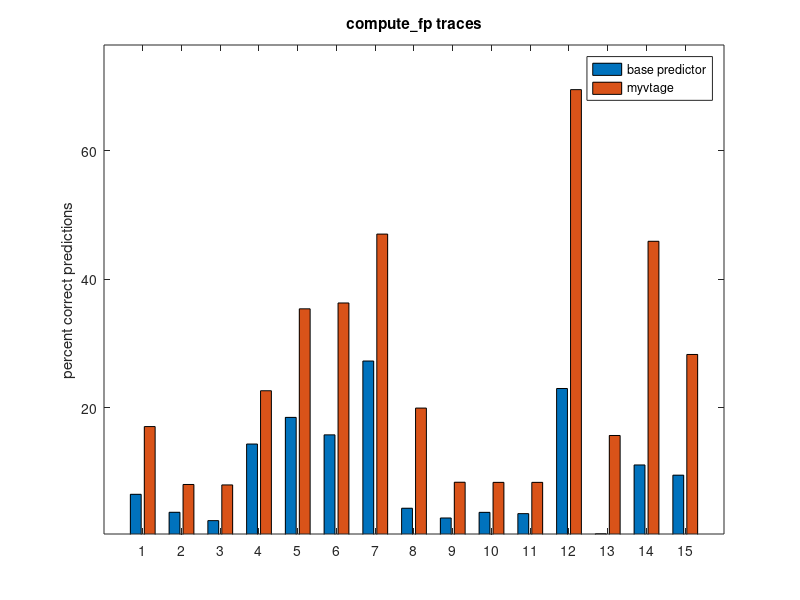
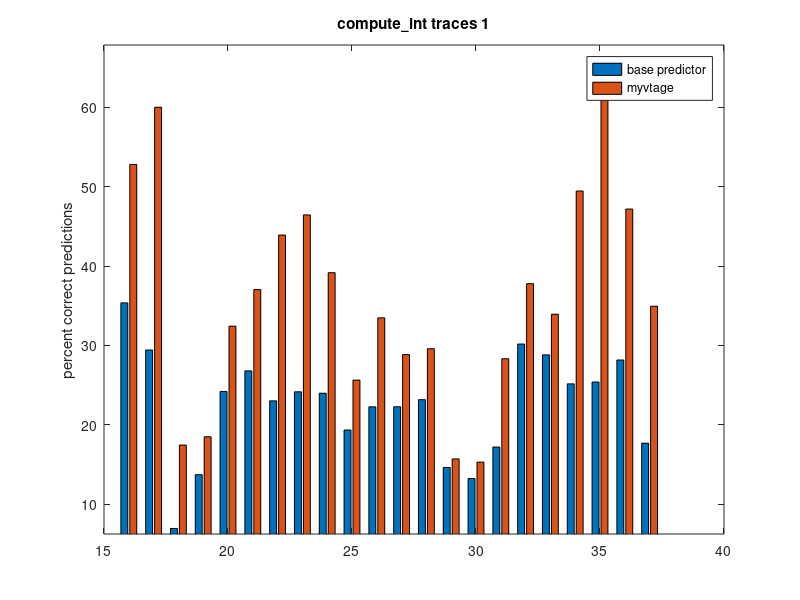
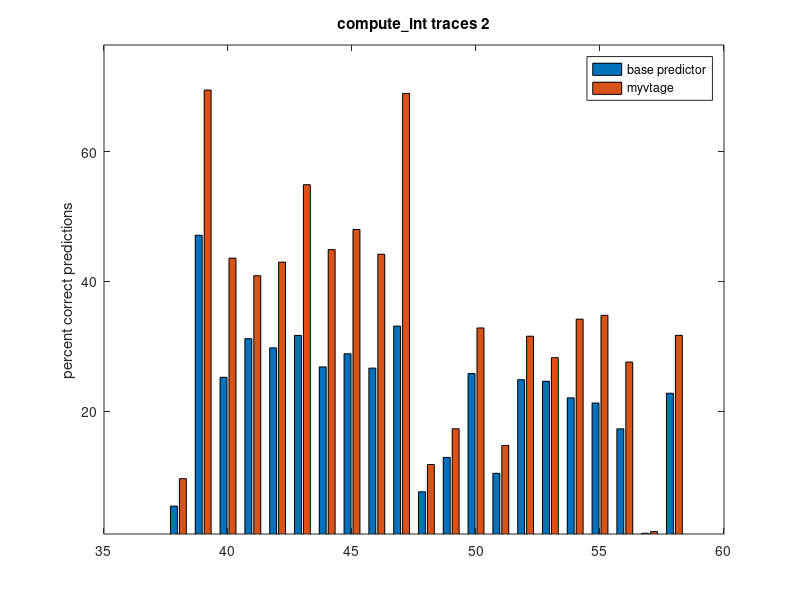
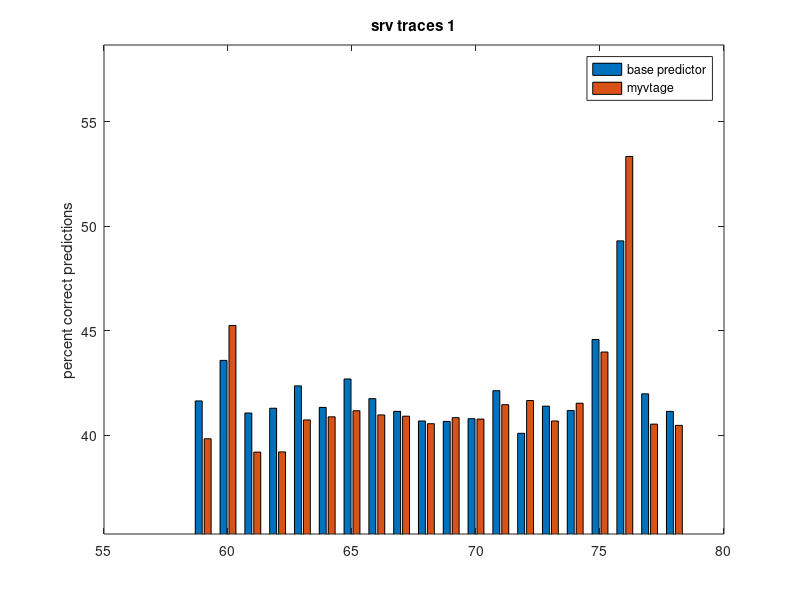

These figures' MATLAB source, in order:
clear all
data = csvread('results.csv');
data = data(:,2:3);
ind = data(:,2) != 0;
data = data(ind,:);
data = 100-data;
compute_fp = data(1:15,:);
compute_int = data(16:58,:);
srv = data(59:end,:);
srvsize = size(srv,1);
figarray = zeros(1,7);
axarray = zeros(1,7);
for i=1:7
  figarray(i) = figure;
end

figure(figarray(1));
ind = 1:15;
axarray(1) = gca;
bar(ind,compute_fp);
mx = max(max(compute_fp));
mn = min(min(compute_fp));
ylim([mn*.9 mx*1.1]);
title('compute\_fp traces');

figure(figarray(2));
ind = 16:37;
axarray(2) = gca;
bar(ind,compute_int(1:22,:));
mx = max(max(compute_int(1:22,:)));
mn = min(min(compute_int(1:22,:)));
ylim([mn*.9 mx*1.1]);
title('compute\_int traces 1');

figure(figarray(3));
ind = 38:58;
axarray(3) = gca;
bar(ind,compute_int(23:43,:));
mx = max(max(compute_int(23:43,:)));
mn = min(min(compute_int(23:43,:)));
ylim([mn*.9 mx*1.1]);
title('compute\_int traces 2');

figure(figarray(4));
ind = 59:78;
axarray(4) = gca;
bar(ind,srv(1:20,:));
mx = max(max(srv(1:20,:)));
mn = min(min(srv(1:20,:)));
ylim([mn*.9 mx*1.1]);
title('srv traces 1');

figure(figarray(5));
ind = 79:98;
axarray(5) = gca;
bar(ind,srv(21:40,:));
mx = max(max(srv(21:40,:)));
mn = min(min(srv(21:40,:)));
ylim([mn*.9 mx*1.1]);
title('srv traces 2');

figure(figarray(6));
ind = 99:118;
axarray(6) = gca;
bar(ind,srv(41:60,:));
mx = max(max(srv(41:60,:)));
mn = min(min(srv(41:60,:)));
ylim([mn*.9 mx*1.1]);
title('srv traces 3');


figure(figarray(7));
ind = 119:134;
axarray(7) = gca;
bar(ind,srv(61:76,:));
mx = max(max(srv(61:76,:)));
mn = min(min(srv(61:76,:)));
ylim([mn*.9 mx*1.1]);
title('srv traces 4');

for i=1:7
  figure(figarray(i));
  axes(axarray(i));
  legend({'base predictor','myvtage'});
  ylabel('percent correct predictions');
  
end
avg = sum(data)/size(data,1);


%traces = {'tmp433.milc-1-3243-00017.ckpt.23117',...
%'tmp444.namd-1-10386-01154.ckpt.23117',...
%'tmp444.namd-1-16405-01067.ckpt.23117',...
%'tmp447.dealII-1-3537-00701.ckpt.23117',...
%'tmp450.soplex-1-1429-02679.ckpt.23117',...
%'tmp450.soplex-2-2307-02451.ckpt.23117',...
%'tmp453.povray-1-5054-00805.ckpt.23117',...
%'tmp470.lbm-1-4367-00022.ckpt.23117',...
%'tmp482.sphinx3-1-2085-00711.ckpt.23117',...
%'tmp619.lbm_s-1-15769-00002.ckpt.6057',...
%'tmp619.lbm_s-1-32833-00001.ckpt.6057',...
%'tmp638.imagick_s-1-681180-08594.ckpt.6057',...
%'tmp638.imagick_s-1-89598-00006.ckpt.6057',...
%'tmp644.nab_s-1-109863-00007.ckpt.6057',...
%'tmp644.nab_s-1-8520-00022.ckpt.6057',...
%'tmp400.perlbench-1-3666-01705.ckpt.7425',...
%'tmp400.perlbench-2-3307-01659.ckpt.7425',...
%'tmp400.perlbench-3-4410-00006.ckpt.7425',...
%'tmp401.bzip2-1-2489-00391.ckpt.7425',...
%'tmp401.bzip2-4-2745-00713.ckpt.7425',...
%'tmp401.bzip2-5-3705-00564.ckpt.7425',...
%'tmp403.gcc-2-1025-00644.ckpt.7425',...
%'tmp403.gcc-2-637-00809.ckpt.7425',...
%'tmp403.gcc-8-10-02460.ckpt.7425',...
%'tmp429.mcf-1-1569-04578.ckpt.7425',...
%'tmp429.mcf-1-2094-01101.ckpt.7425',...
%'tmp445.gobmk-1-1598-01623.ckpt.7425',...
%'tmp445.gobmk-2-4672-01140.ckpt.7425',...
%'tmp456.hmmer-1-355-00002.ckpt.7425',...
%'tmp456.hmmer-2-10855-00551.ckpt.7425',...
%'tmp464.h264ref-1-3236-00520.ckpt.7425',...
%'tmp464.h264ref-3-11896-00015.ckpt.7425',...
%'tmp471.omnetpp-1-131-00103.ckpt.7425',...
%'tmp471.omnetpp-1-4348-00005.ckpt.7425',...
%'tmp473.astar-1-2473-00035.ckpt.7425',...
%'tmp473.astar-2-4023-05805.ckpt.7425',...
%'tmp483.xalancbmk-1-1305-00274.ckpt.7425',...
%'tmp483.xalancbmk-1-7260-00989.ckpt.7425',...
%'tmp600.perlbench_s-1-12722-00457.ckpt.31917',...
%'tmp600.perlbench_s-3-6765-00006.ckpt.31917',...
%'tmp602.gcc_s-1-24023-00002.ckpt.3191',...
%'tmp602.gcc_s-2-4627-00014.ckpt.31917',...
%'tmp605.mcf_s-1-14562-00011.ckpt.31917',...
%'tmp605.mcf_s-1-6685-00283.ckpt.31917',...
%'tmp620.omnetpp_s-1-10295-00027.ckpt.31917',...
%'tmp620.omnetpp_s-1-6953-08324.ckpt.31917',...
%'tmp623.xalancbmk_s-1-11017-00001.ckpt.31917',...
%'tmp623.xalancbmk_s-1-7064-00511.ckpt.31917',...
%'tmp625.x264_s-1-3166-00533.ckpt.31917',...
%'tmp625.x264_s-2-3239-00053.ckpt.31917',...
%'tmp625.x264_s-3-6024-02635.ckpt.31917',...
%'tmp631.deepsjeng_s-1-15244-00001.ckpt.31917',...
%'tmp631.deepsjeng_s-1-7648-00004.ckpt.31917',...
%'tmp641.leela_s-1-13960-03019.ckpt.31917',...
%'tmp641.leela_s-1-6959-00093.ckpt.31917',...
%'tmp657.xz_s-1-18680-02519.ckpt.31917',...
%'tmp657.xz_s-1-41612-00006.ckpt.31917',...
%'tmp657.xz_s-2-6057-00060.ckpt.31917',...
%'tmp18-7-runWorkloadA-2-ycsb-300KDB.ckpt_12_txn720000.ckpt.22297',...
%'tmp18-7-runWorkloadA-2-ycsb-300KDB.ckpt_19_txn790000.ckpt.22297',...
%'tmp18-7-runWorkloadA-2-ycsb-300KDB.ckpt_5_txn650000.ckpt.22297',...
%'tmp18-7-runWorkloadA-2-ycsb-300KDB.ckpt_9_txn690000.ckpt.22297',...
%'tmp18-7-runWorkloadB-2-ycsb-300KDB.ckpt_0_txn700000.ckpt.22297',...
%'tmp18-7-runWorkloadB-2-ycsb-300KDB.ckpt_12_txn820000.ckpt.22297',...
%'tmp18-7-runWorkloadB-2-ycsb-300KDB.ckpt_19_txn890000.ckpt.22297',...
%'tmp18-7-runWorkloadB-2-ycsb-300KDB.ckpt_9_txn790000.ckpt.22297',...
%'tmp18-7-runWorkloadC-2-ycsb-300KDB.ckpt_12_txn420000.ckpt.22297',...
%'tmp18-7-runWorkloadC-2-ycsb-300KDB.ckpt_19_txn490000.ckpt.22297',...
%'tmp18-7-runWorkloadC-2-ycsb-300KDB.ckpt_2_txn320000.ckpt.22297',...
%'tmp18-7-runWorkloadC-2-ycsb-300KDB.ckpt_9_txn390000.ckpt.22297',...
%'tmp18-7-runWorkloadD-2-ycsb-300KDB.ckpt_0_txn600000.ckpt.22297',...
%'tmp18-7-runWorkloadD-2-ycsb-300KDB.ckpt_12_txn720000.ckpt.22297',...
%'tmp18-7-runWorkloadD-2-ycsb-300KDB.ckpt_19_txn790000.ckpt.22297',...
%'tmp18-7-runWorkloadD-2-ycsb-300KDB.ckpt_4_txn640000.ckpt.22297',...
%'tmp18-7-runWorkloadE-2-ycsb-300KDB.ckpt_2_txn170000.ckpt.22297',...
%'tmp18-7-runWorkloadE-2-ycsb-300KDB.ckpt_8_txn230000.ckpt.22297',...
%'tmp18-7-runWorkloadF-2-ycsb-300KDB.ckpt_0_txn300000.ckpt.22297',...
%'tmp18-7-runWorkloadF-2-ycsb-300KDB.ckpt_12_txn420000.ckpt.22297',...
%'tmp18-7-runWorkloadF-2-ycsb-300KDB.ckpt_19_txn490000.ckpt.22297',...
%'tmp18-7-runWorkloadF-2-ycsb-300KDB.ckpt_8_txn380000.ckpt.22297',...
%'tmpoltp_delete_2C_10_query150000.ckpt.29938',...
%'tmpoltp_delete_2C_40_query450000.ckpt.29938',...
%'tmpoltp_insert_2C_10_query150000.ckpt.29938',...
%'tmpoltp_insert_2C_40_query450000.ckpt.29938',...
%'tmpoltp_point_select_2C_10_query150000.ckpt.29938',...
%'tmpoltp_point_select_2C_40_query450000.ckpt.29938',...
%'tmpoltp_read_only_2C_10_query150000.ckpt.29938',...
%'tmpoltp_read_only_2C_40_query450000.ckpt.29938',...
%'tmpoltp_read_write_2C_10_query150000.ckpt.29938',...
%'tmpoltp_read_write_2C_40_query450000.ckpt.29938',...
%'tmpoltp_update_index_2C_10_query150000.ckpt.29938',...
%'tmpoltp_update_index_2C_40_query450000.ckpt.29938',...
%'tmpoltp_update_non_index_2C_10_query150000.ckpt.29938',...
%'tmpoltp_update_non_index_2C_40_query450000.ckpt.29938',...
%'tmpoltp_write_only_2C_10_query150000.ckpt.29938',...
%'tmpoltp_write_only_2C_40_query450000.ckpt.29938',...
%'tmpRedisclient0_server1_i1_s127.0.0.1_c50_r400000_d8000_ks100000000_p100_tSET-GET-p100_port10001_2C_0_query20000.ckpt.26599',...
%'tmpRedisclient0_server1_i1_s127.0.0.1_c50_r400000_d8000_ks100000000_p100_tSET-GET-p100_port10001_2C_17_query190000.ckpt.26599',...
%'tmpRedisclient0_server1_i1_s127.0.0.1_c50_r400000_d8000_ks100000000_p100_tSET-GET-p100_port10001_2C_22_query240000.ckpt.26599',...
%'tmpRedisclient0_server1_i1_s127.0.0.1_c50_r400000_d8000_ks100000000_p100_tSET-GET-p100_port10001_2C_29_query310000.ckpt.26599',...
%'tmpRedisclient0_server1_i1_s127.0.0.1_c50_r400000_d8000_ks100000000_p100_tSET-GET-p100_port10001_2C_34_query360000.ckpt.26599',...
%'tmpRedisclient0_server1_i1_s127.0.0.1_c50_r400000_d8000_ks100000000_p1_tSET-GET-p1_port10001_2C_8_query100000.ckpt.26599',...
%'tmpRedisclient0_server1_i1_s127.0.0.1_c50_r400000_d8000_ks100000000_p1_tSET-p1_port10001_2C_13_query150000.ckpt.26599',...
%'tmpRedisclient0_server1_i1_s127.0.0.1_c50_r400000_d8000_ks100000000_p1_tSET-p1_port10001_2C_18_query200000.ckpt.26599',...
%'tmpRedisclient0_server1_i1_s127.0.0.1_c50_r400000_d8000_ks100000000_p1_tSET-p1_port10001_2C_22_query240000.ckpt.26599',...
%'tmpRedisclient0_server1_i1_s127.0.0.1_c50_r400000_d8000_ks100000000_p1_tSET-p1_port10001_2C_28_query300000.ckpt.26599',...
%'tmpRedisclient0_server1_i1_s127.0.0.1_c50_r400000_d8000_ks100000000_p1_tSET-p1_port10001_2C_31_query330000.ckpt.26599',...
%'tmpRedisclient0_server1_i1_s127.0.0.1_c50_r400000_d8000_ks100000000_p1_tSET-p1_port10001_2C_33_query350000.ckpt.26599',...
%'tmpRedisclient0_server1_i1_s127.0.0.1_c50_r400000_d8000_ks100000000_p1_tSET-p1_port10001_2C_4_query60000.ckpt.26599',...
%'tmpRedisclient0_server1_i1_s127.0.0.1_c50_r400000_d8000_ks100000000_p1_tSET-p1_port10001_2C_7_query90000.ckpt.26599',...
%'tmpRedisclient0_server1_i1_s127.0.0.1_c50_r400000_d8000_ks100000000_p1_tSET-p1_port10001_2C_9_query110000.ckpt.26599',...
%'tmpselect_random_points_2C_10_query150000.ckpt.29938',...
%'tmpselect_random_points_2C_40_query450000.ckpt.29938',...
%'tmpselect_random_ranges_2C_10_query150000.ckpt.29938',...
%'tmpselect_random_ranges_2C_40_query450000.ckpt.29938',...
%'tmpycsb_mongodb_runa_15_txn155100.ckpt.19306',...
%'tmpycsb_mongodb_runa_35_txn355100.ckpt.19306',...
%'tmpycsb_mongodb_runa_45_txn455100.ckpt.19306',...
%'tmpycsb_mongodb_runb_15_txn155100.ckpt.19306',...
%'tmpycsb_mongodb_runb_35_txn355100.ckpt.19306',...
%'tmpycsb_mongodb_runb_45_txn450100.ckpt.19306',...
%'tmpycsb_mongodb_runb_45_txn455100.ckpt.19306',...
%'tmpycsb_mongodb_runc_15_txn155100.ckpt.19306',...
%'tmpycsb_mongodb_runc_35_txn355100.ckpt.19306',...
%'tmpycsb_mongodb_runc_45_txn450100.ckpt.19306',...
%'tmpycsb_mongodb_runc_45_txn455100.ckpt.19306',...
%'tmpycsb_mongodb_rund_15_txn155100.ckpt.19306',...
%'tmpycsb_mongodb_rund_35_txn355100.ckpt.19306',...
%'tmpycsb_mongodb_rund_45_txn450100.ckpt.19306',...
%'tmpycsb_mongodb_rund_45_txn455100.ckpt.19306',...
%'tmpycsb_mongodb_runf_15_txn155100.ckpt.19306',...
%'tmpycsb_mongodb_runf_35_txn355100.ckpt.19306',...
%'tmpycsb_mongodb_runf_45_txn450100.ckpt.19306',...
%'tmpycsb_mongodb_runf_45_txn455100.ckpt.19306'};